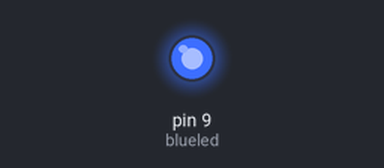
This sketch was run on a simulated Arduino Uno, built with avr-gcc and run on an emulated ATmega328P. Shown: output pins drawn as LEDs (lit = HIGH).

Above: at 0.05 s.
At 0.3 s:
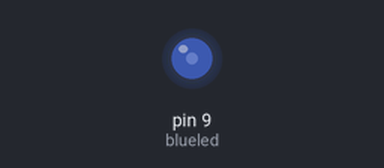
At 0.5 s:
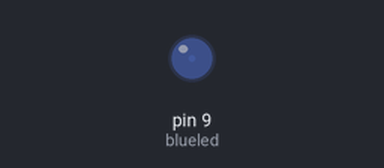
At 0.8 s:
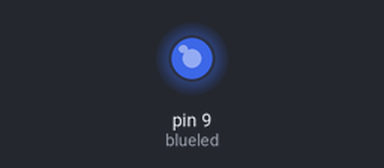
Timing chart, 0 to 3.0 s (numbered marks = the images above):
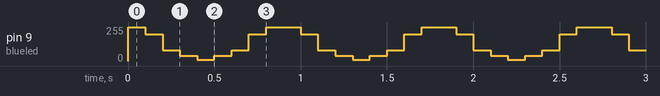

The sketch:

analogwirte_brightness.ino
```cpp
int blueled = 9;
int brightness1 = 255;
int brightness2 = 200;
int brightness3 = 80;
int brightness4 = 40;
int brightness5 = 10;
int brightness6 = 40;
int brightness7 = 80;
int brightness8 = 200;
int brightness9 = 255;
int dt = 100;

void setup() {
  // put your setup code here, to run once:
pinMode(blueled, OUTPUT);
}

void loop() {
  // put your main code here, to run repeatedly:
analogWrite(blueled, brightness1);
delay(dt);
analogWrite(blueled, brightness2);
delay(dt);
analogWrite(blueled, brightness3);
delay(dt);
analogWrite(blueled, brightness4);
delay(dt);
analogWrite(blueled, brightness5);
delay(dt);
analogWrite(blueled, brightness6);
delay(dt);
analogWrite(blueled, brightness7);
delay(dt);
analogWrite(blueled, brightness8);
delay(dt);
analogWrite(blueled, brightness9);
delay(dt);
}
```

Measured:
- by itself, pin 9 (blueled): repeats every 0.90 s: 200/255 0.10 s, 80/255 0.10 s, 40/255 0.10 s, 10/255 0.10 s, 40/255 0.10 s, 80/255 0.10 s, 200/255 0.10 s, 255/255 0.20 s
